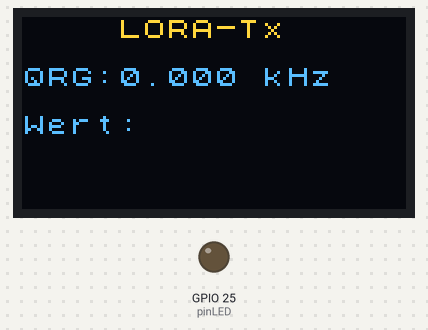
Bench run of a sketch on a simulated ESP32. Shown: 128×64 one-colour display, output pins drawn as LEDs (lit = HIGH). The OLED is the two-colour kind (top 16 rows yellow); nothing arrives over Bluetooth unless stated; pins used as bus, display or sensor lines are not drawn.

Above: at 0.1 s.
At 9.2 s:
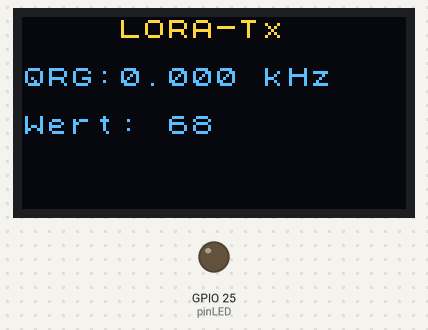
At 17.6 s:
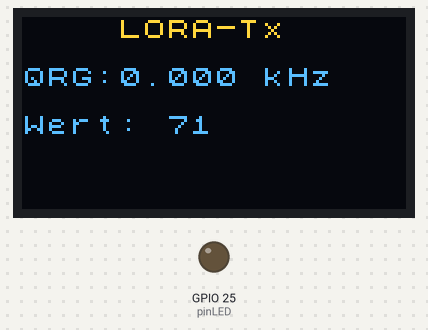
At 37.0 s:
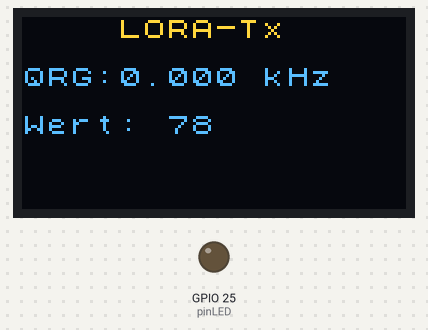
Timing chart, 0 to 40.0 s (numbered marks = the images above):
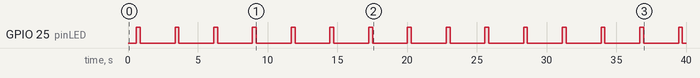

Measured:
- by itself, GPIO 25 (pinLED): alternates HIGH for 0.27 s and LOW for 2.5 s
- what the display in image 0 shows lasts 0.8 s, from 0.1 s to 0.9 s
- what the display in image 2 shows lasts 2.8 s, from 17.5 s to 20.3 s

The sketch:

LoRa_Heltec_433_Tx.ino
```cpp
// I N C L U D E

#include <U8x8lib.h>                // Lib for onboard OLED.Display
#include "BluetoothSerial.h"        // Lib for onboard Bluetooth-tranceiver  [wieso muss das in "" stehen?]
#include <SPI.h>                    // Lib to make use of the SPI--Bus

// H A R D W A R E

/*--------------------------\
| SX1276 (pin) – ESP32 (pin)|
| SCK - GPIO5               |
| MISO - GPIO19             |
| MOSI - GPIO27             |
| CS - GPIO18 (Slave Select)|
| RESET - GPIO14            |
| DIO0 (8) – GPIO26 (15)    |
| DIO1 (9) – GPIO33 (13)    |
| DIO2 (10) – GPIO32 (12)   |
\------------------------- */

const byte lora_PIN_SCK = 5;
const byte lora_PIN_MISO = 19;
const byte lora_PIN_MOSI = 27;
const byte lora_PIN_SS = 18;
const byte lora_PIN_RESET = 14;
const byte lora_PIN_DIO0 = 15;
const byte lora_PIN_DIO1 = 13;
const byte lora_PIN_DIO2 = 12;

/*-----------------------------\
| onboard-LED (white): PIN25   |
\---------------------------- */

const byte pinLED = 25;

// Lora-Register names:
const byte lora_RegFifo = 0x00;
const byte lora_RegOpMode = 0x01;
const byte lora_RegFreqMsb = 0x06;
const byte lora_RegFreqMid = 0x07;
const byte lora_RegFreqLsb = 0x08;
const byte lora_RegPaConfig = 0x09;
const byte lora_RegOcp = 0x0b;
const byte lora_RegLna = 0x0c;
const byte lora_RegModemStat = 0x18;
const byte lora_RegPktSnr = 0x19;              // SNR of last received Packet
const byte lora_RegPktRssi = 0x1a;             // RSSI of last received Packet
const byte lora_RegRssi = 0x1b;                // actual RSSI
const byte lora_RegModemConfig1 = 0x1D;        // default: ExplicitHeaderMode | CodingRate=4/5 | Signal Bandwidth=125kHz
const byte lora_RegModemConfig2 = 0x1E;        // default: Spreading Factor=128chips/symbol | TxContinuous=off | RXPayLoadCRC=disable
const byte lora_RegModemConfig3 = 0x26;        // LowDataRateOptimize, AgcAutoOn
const byte lora_RegPayloadLength = 0x22;       // [I guess this is for Tx and req'ed only in Implicit Header Mode]
const byte lora_RegFifoRxByteAddr = 0x25;      // address of last byte written by LoRa-Receiver
const byte lora_RegFifoAddrPtr = 0x0D;         // default: 0x00
const byte lora_RegFifoTxBaseAddr = 0x0e;      // default: 0x80
const byte lora_RegFifoRxBaseAddr = 0x0f;      // default: 0x00
const byte lora_RegFifoRxCurrentAddr = 0x10;   // start address of last packet received
const byte lora_RegIrqFlags = 0x12;
const byte lora_RegRxBytes = 0x13;             // number of payload bytes of latest received packet


// Initialisations

U8X8_SSD1306_128X64_NONAME_SW_I2C u8x8(15, 4, 16); 	      // initialize OLED-Display on HelTec ESP32 (has OLED | LORA | WiFi | Bluetooth)
BluetoothSerial SerBT;                                    // setup Serial via Bluetooth as "SerBT" [wieso darf das nicht in setup stehen ?]

// ========= Functions: ===========

void lora_Reset()                                // reset all the module-register to default values
{
  digitalWrite(lora_PIN_RESET, LOW);
  delay (20);
  digitalWrite(lora_PIN_RESET, HIGH);
}

void lora_Write(byte lora_Reg, byte lora_Data)   // send a byte-value to a given Lora-register
{
  digitalWrite(lora_PIN_SS, LOW);
  SPI.transfer(lora_Reg | 0x80);
  SPI.transfer(lora_Data);
  digitalWrite(lora_PIN_SS, HIGH);
}

byte lora_Read(byte lora_Reg)                    // read the value of a given Lora-register
{
  byte lora_Data;
  digitalWrite(lora_PIN_SS, LOW);
  SPI.transfer(lora_Reg & 0x7f);
  lora_Data = SPI.transfer(0);                   // [wieso muss ein "0" in den Klammern stehen ?]
  digitalWrite (lora_PIN_SS, HIGH);
  return lora_Data;
}

void lora_SetFreq()
{
  lora_Write(lora_RegFreqMsb, 0x6c);             // ≙ 868.100 MHz (D9 06 66)
  lora_Write(lora_RegFreqMid, 0x6c);             // ≙ 433.700 MHz (6C 6C CC)
  lora_Write(lora_RegFreqLsb, 0xcc);
}

void lora_Setup()                                // set OpMode LORA, continuous rx
{
  lora_Write(lora_RegOpMode, 0x80);              // Sleepmode. necessary before modifying LoRa-mode | LowFrequencyMode
  delay(20);
  lora_Write(lora_RegOpMode, 0x85);              // Bit7 | Bit 0, 2 = LoRamode | RXContinuous
}

void lora_Config()
{
  lora_Write(lora_RegModemConfig1, 104); // BW 62,5 khz |  Coding rate: 4/8  | Explicit mode
  lora_Write(lora_RegModemConfig2, 192); // SF = 12 (4096 Chips / Symbol)
  lora_Write(lora_RegPaConfig, 2);       // set Tx-Power to minimum
  lora_Write(lora_RegOcp, 26);           // Over Current Protection on
  lora_Write(lora_RegLna, 192);          // LNA minimum gain
}

void lora_tx(byte tx_Data)
{
  lora_Write(lora_RegOpMode, 0x81);               // Bit 7 | Bit 1 = LoRaMode | STDBY req'd mode to fill FIFO
  lora_Write(lora_RegFifoTxBaseAddr, 0x80);
  lora_Write(lora_RegFifoAddrPtr, 0x80);
  // lora_Write(lora_RegFifo, 68);
  // lora_Write(lora_RegFifo, 58);
  // lora_Write(lora_RegFifo, 32);
  lora_Write(lora_RegFifo, tx_Data);
  // lora_Write(lora_RegFifo, 32);
  lora_Write(lora_RegFifo, 32);
  lora_Write(lora_RegFifo, (tx_Data-1));
  lora_Write(lora_RegPayloadLength, 3);            // not always req'd -- but better to have
  delay(5);
  lora_Write(lora_RegOpMode, 0x83);                // Tx-Mode
  // lora_Write(lora_RegOpMode, 8);                   // sleep mode !! does not work !!
}

// ======= end Functions =======

void setup(void)
{
  pinMode(pinLED, OUTPUT);                   // Onboard White LED
  pinMode(lora_PIN_SS, OUTPUT);              // Slave Select for onboard LORA_Module
  Serial.begin(9600);                        // start seriell-over-USB
  SPI.begin();                               // start SPI
  SerBT.begin("ToS_LORA_Modul");             // attach name to the onboard Bluetooth Module
  u8x8.begin();                              // start the OLED-Driver
  u8x8.setPowerSave(false);                  // wake up the OLED
  u8x8.setFont(u8x8_font_chroma48medium8_r); // use u8x8 Font for OLED
  u8x8.drawString(4, 0, "LORA-Tx");  // write header to OLED once
  u8x8.drawString(0, 2, "QRG:");             // write header to OLED once
  u8x8.drawString(0, 4, "Wert:");
  digitalWrite(lora_PIN_SS, HIGH);           // unselect SPI device
  lora_Reset();
  lora_Setup();
  lora_Config();                             // set SF, BW,
  lora_SetFreq();
}

void loop(void)
{
  u8x8.setCursor(4, 2);
  u8x8.print((((lora_Read(lora_RegFreqMsb) * 65536) + (lora_Read(lora_RegFreqMid) * 256) + lora_Read(lora_RegFreqLsb)) * 61.03515625) / 1000000, 3);
  u8x8.print(" kHz");
  delay(500);
  for (byte tx_byte = 65; tx_byte < 91; tx_byte++) {
    lora_tx(tx_byte);
    digitalWrite (pinLED, HIGH);
    delay(270);
    u8x8.setCursor(6, 4);
    u8x8.print (tx_byte);
    digitalWrite (pinLED, LOW);
    delay (2500);
  }
}
```
